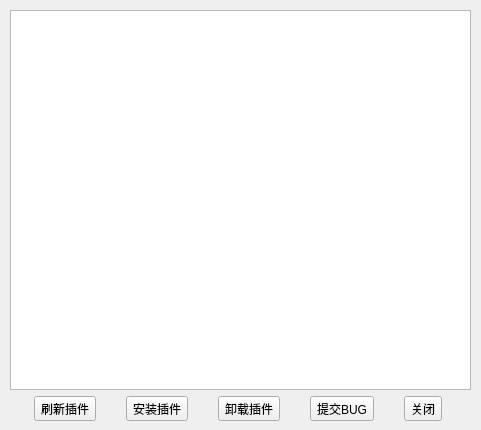
<?xml version="1.0" encoding="UTF-8"?>
<ui version="4.0">
 <class>Form</class>
 <widget class="QWidget" name="Form">
  <property name="geometry">
   <rect>
    <x>0</x>
    <y>0</y>
    <width>481</width>
    <height>430</height>
   </rect>
  </property>
  <property name="windowTitle">
   <string>Form</string>
  </property>
  <widget class="QWidget" name="">
   <property name="geometry">
    <rect>
     <x>10</x>
     <y>10</y>
     <width>461</width>
     <height>411</height>
    </rect>
   </property>
   <layout class="QVBoxLayout" name="verticalLayout">
    <item>
     <widget class="QTreeView" name="treeView"/>
    </item>
    <item>
     <layout class="QHBoxLayout" name="horizontalLayout">
      <item>
       <widget class="QToolButton" name="toolButton">
        <property name="text">
         <string>刷新插件</string>
        </property>
       </widget>
      </item>
      <item>
       <widget class="QToolButton" name="toolButton_2">
        <property name="text">
         <string>安装插件</string>
        </property>
       </widget>
      </item>
      <item>
       <widget class="QToolButton" name="toolButton_3">
        <property name="text">
         <string>卸载插件</string>
        </property>
       </widget>
      </item>
      <item>
       <widget class="QToolButton" name="toolButton_5">
        <property name="text">
         <string>提交BUG</string>
        </property>
       </widget>
      </item>
      <item>
       <widget class="QToolButton" name="toolButton_4">
        <property name="text">
         <string>关闭</string>
        </property>
       </widget>
      </item>
     </layout>
    </item>
   </layout>
  </widget>
 </widget>
 <resources/>
 <connections/>
</ui>
